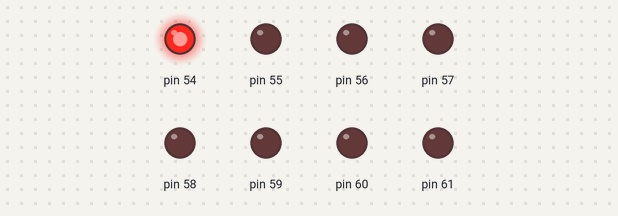
Recording of a sketch running on a simulated Arduino Mega 2560, built with avr-gcc and run on an emulated ATmega2560. On the bench: output pins drawn as LEDs (lit = HIGH).

Above: at 0.1 s.
At 0.76 s:
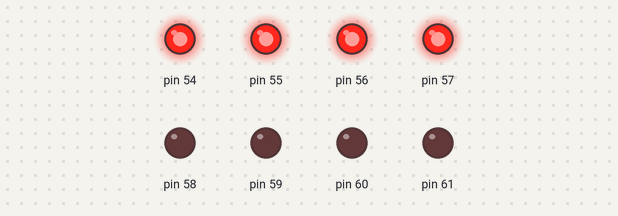
At 1.2 s:
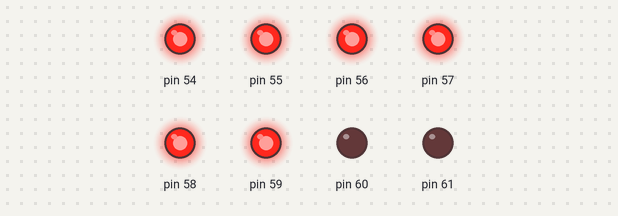
At 1.6 s:
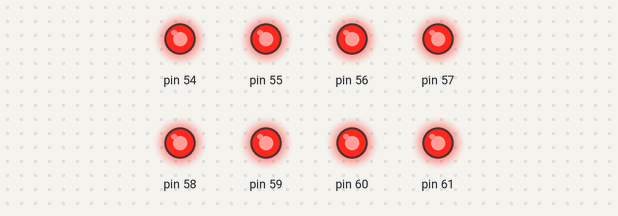
Timing chart, 0 to 3.1 s (numbered marks = the images above):
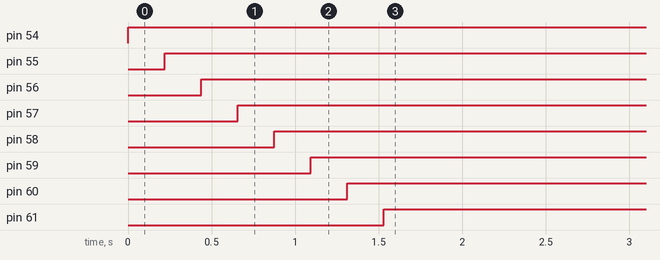

The sketch:

sketch.ino
```cpp
void setup() {
  volatile char * dir;
  dir = 0x30;
  *dir = 0xFF;
}
void loop() {
  volatile char * out;
  char current_led;

  out = 0x31;

  for (current_led= 0; current_led < 8; current_led++) {
    *out |= (1<<current_led);  //*out += (1<<current_led);

    for (volatile long i = 0; i < 100000; i++);
  }
}
```

Measured:
- by itself, pin 54: LOW → HIGH at 0.00 s
- by itself, pin 55: LOW → HIGH at 0.22 s
- by itself, pin 56: LOW → HIGH at 0.44 s
- by itself, pin 57: LOW → HIGH at 0.66 s
- by itself, pin 58: LOW → HIGH at 0.88 s
- by itself, pin 59: LOW → HIGH at 1.1 s
- by itself, pin 60: LOW → HIGH at 1.3 s
- by itself, pin 61: LOW → HIGH at 1.5 s
